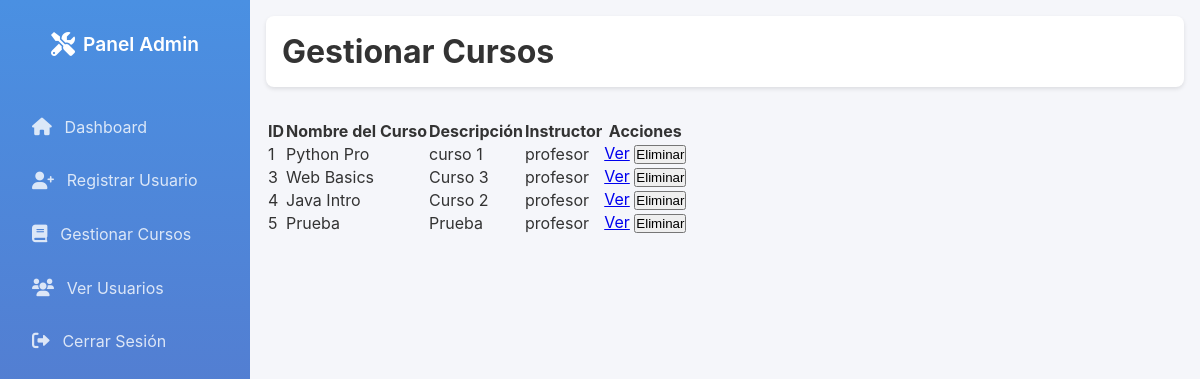
The app's page /admin/manage_courses (signed in) with its own data.
### models.py (models this page shows, shortened)
class Course(db.Model):
    __tablename__ = 'courses'
    id = db.Column(db.Integer, primary_key=True)
    name = db.Column(db.String(200), nullable=False)
    description = db.Column(db.String(500), nullable=False)
    instructor_id = db.Column(db.Integer, db.ForeignKey('users.id'), nullable=False)
    modules = db.relationship('Module', back_populates='course', lazy=True, cascade='all, delete-orphan')
    enrollments = db.relationship(
        'CourseEnrollment', back_populates='course', lazy=True, cascade='all, delete-orphan'
    )

class User(UserMixin, db.Model):
    __tablename__ = 'users'
    id = db.Column(db.Integer, primary_key=True)
    username = db.Column(db.String(150), unique=True, nullable=False)
    email = db.Column(db.String(150), unique=True, nullable=False)
    password = db.Column(db.String(150), nullable=False)
    role_id = db.Column(db.Integer, db.ForeignKey('roles.id'), nullable=False)
    role = db.relationship('Role')
    courses = db.relationship('Course', backref='instructor', cascade='all, delete-orphan')  # Cursos que enseña
    enrollments = db.relationship('CourseEnrollment', backref='student', cascade='all, delete-orphan')  # Inscripciones
    responses = db.relationship('StudentResponse', backref='student', cascade='all, delete-orphan')  # Respuestas

### app.py (the view)
@app.route('/admin/manage_courses', methods=['GET', 'POST'])
@login_required
@role_required('admin')
def manage_courses():
    courses = Course.query.all()  # Obtén todos los cursos
    return render_template('admin/manage_courses.html', courses=courses)

### app.py (called while the page is built)
@login_manager.user_loader
def load_user(user_id):
    return User.query.get(int(user_id))

def role_required(role):
    def decorator(f):
        @wraps(f)
        def decorated_function(*args, **kwargs):
            if not current_user.is_authenticated or current_user.role.name != role:
                abort(403)
            return f(*args, **kwargs)
        return decorated_function
    return decorator

### app/templates/admin/manage_courses.html (shortened to what this page needs)
<!DOCTYPE html>
<html lang="es">
<head>
    <link rel="stylesheet" href="https://cdnjs.cloudflare.com/ajax/libs/font-awesome/6.0.0/css/all.min.css">
    <link rel="stylesheet" href="{{ url_for('static', filename='css/admin_dashboard.css') }}">
</head>
<body>
    <div class="admin-container">
        {% include 'admin/sidebar.html' %}
        <main class="main-content">
            <header class="top-bar">
                <h1>Gestionar Cursos</h1>
            </header>
            <table class="courses-table">
                <thead>
                    <tr>
                        <th>ID</th>
                        <th>Nombre del Curso</th>
                        <th>Descripción</th>
                        <th>Instructor</th>
                        <th>Acciones</th>
                    </tr>
                </thead>
                <tbody>
                    {% for course in courses %}
                    <tr>
                        <td>{{ course.id }}</td>
                        <td>{{ course.name }}</td>
                        <td>{{ course.description }}</td>
                        <td>{{ course.instructor.username }}</td>
                        <td>
                            <a href="{{ url_for('view_course', course_id=course.id) }}" class="btn btn-info">Ver</a>
                            <form method="POST" action="{{ url_for('delete_course', course_id=course.id) }}" style="display:inline;">
                                <button type="submit" class="btn btn-danger">Eliminar</button>
                            </form>
                        </td>
                    </tr>
                    {% endfor %}
                </tbody>
            </table>
        </main>
    </div>
</body>
</html>

### app/static/css/admin_dashboard.css (style rules this page uses)
* { margin: 0; padding: 0; box-sizing: border-box; }
body { font-family: "Inter", sans-serif; background-color: #f5f6fa; color: #333333; }
.admin-container { display: flex; min-height: 100vh; }
.main-content { flex: 1; padding: 1rem; }
.top-bar { display: flex; align-items: center; justify-content: space-between; background-color: #ffffff; padding: 1rem; border-radius: 8px; box-shadow: 0 2px 4px rgba(0, 0, 0, 0.1); margin-bottom: 2rem; }

### records on screen
Course: id "1", name "Python Pro", description "curso 1", instructor.username "profesor"
Course: id "3", name "Web Basics", description "Curso 3", instructor.username "profesor"
Course: id "4", name "Java Intro", description "Curso 2", instructor.username "profesor"
Course: id "5", name "Prueba", description "Prueba", instructor.username "profesor"
